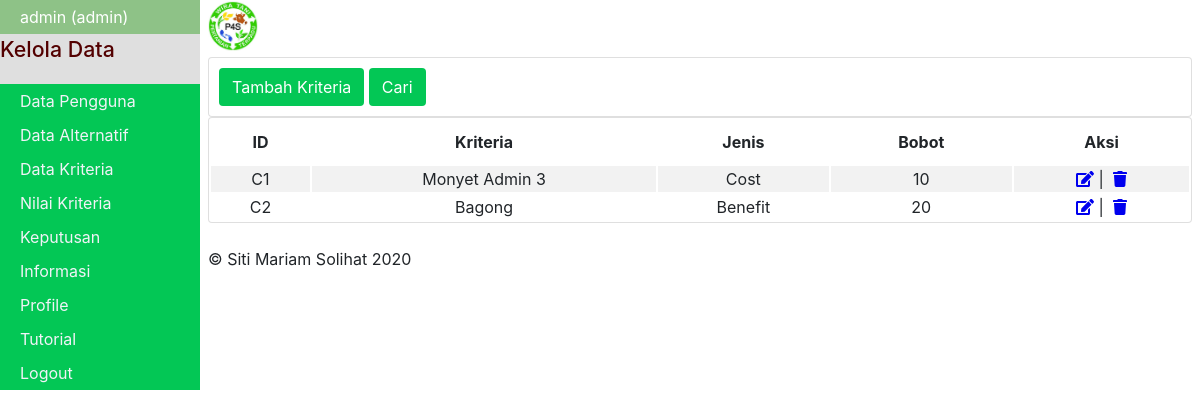
The app's page /pages/index.php?page=master-kriteria (signed in) with its own data.
### tables this page shows
CREATE TABLE `tb_kriteria` (
  `kd_kriteria` varchar(6) NOT NULL,
  `kd_pengguna` varchar(6) NOT NULL,
  `nm_kriteria` varchar(50) NOT NULL,
  `jenis` varchar(30) NOT NULL,
  `bobot` float NOT NULL,
  `waktu` datetime NOT NULL
);

### pages/index.php (called while the page is built, shortened)
<?php
require_once '../templates/header.php';
require_once '../init.php';
$halaman->pages();
?>
    <?php
    require_once '../templates/footer.php'
    ?>

### class/Config.php (called while the page is built, shortened)
<?php
class Config
{
    private $_host = "localhost";
    private $_username = "root";
    private $_password = "";
    private $_db = "spk_tomat";
    protected $conn;
    public function __construct()
    {
        if (!isset($this->conn)) {
            $this->conn = new mysqli($this->_host, $this->_username, $this->_password, $this->_db);
            return $this->conn;
        }
    }
}

### class/Kriteria.php (called while the page is built, shortened)
<?php
include_once 'Config.php';
class Kriteria extends Config
{
    private $_table = "tb_kriteria";
    public function semua_kriteria($kd_pengguna)
    {
        $query = "SELECT * FROM $this->_table WHERE kd_pengguna='$kd_pengguna';";
        $result = $this->conn->query($query);
        return $result;
    }
}

### pages/master-kriteria.php (the view, shortened to what this page needs)
<?php
$kriteria = new Kriteria;
$kd_pengguna = $_SESSION['kd_pengguna'];
if ($_SESSION['id_akses'] == 1 || $_SESSION['id_akses']==2) {
?>
<div class="card">
    <div class="card-body" style="padding: 10px;">
        <a href="?page=tambah-kriteria" class="btn btn-submit">Tambah Kriteria</a>
        <a href="?page=#" class="btn btn-submit">Cari</a>
    </div>
</div>
<div class="card">
    <table style="text-align: center;" class="table">
        <tr>
            <th>ID</th>
            <th>Kriteria</th>
            <th>Jenis</th>
            <th>Bobot</th>
            <th>Aksi</th>
        </tr>
        <?php
            $data = $kriteria->semua_kriteria($kd_pengguna);
            while ($row = $data->fetch_assoc()) :
            ?>
        <tr>
            <td> <?= $row['kd_kriteria']; ?> </td>
            <td> <?= $row['nm_kriteria']; ?> </td>
            <td> <?= $row['jenis']; ?> </td>
            <td> <?= $row['bobot']; ?> </td>
            <td>
                <a href="?page=edit-kriteria&kd_kriteria=<?= $row['kd_kriteria']?>&kd_pengguna=<?= $kd_pengguna ?>"> <i
                        class=" fas fa-edit"></i></a>|
                <a href="?page=hapus-kriteria&kd_kriteria=<?= $row['kd_kriteria'] ?>&kd_pengguna=<?= $row['kd_pengguna'] ?>"
                    onclick=" javascript:return confirm('Yakin akan menghaspus data ?')"> <i
                        class=" fas fa-trash"></i></a>
            </td>
        </tr>
        <?php endwhile; ?>
    </table>
</div>
<?php
} else {
    header('location:../index.php');
}
?>

### assets/css/newstyle.css (style rules this page uses)
body { margin: 0; font-family: -apple-system, BlinkMacSystemFont, "Segoe UI", Roboto, "Helvetica Neue", Arial, sans-serif, "Apple Color Emoji", "Segoe UI Emoji", "Segoe UI Symbol"; font-size: 1rem; font-weight: 400; line-height: 1.5; color: #212529; background-color: #fff; }
.card { position: relative; display: -webkit-box; display: -ms-flexbox; display: flex; -webkit-box-orient: vertical; -webkit-box-direction: normal; -ms-flex-direction: column; flex-direction: column; min-width: 0; word-wrap: break-word; background-color: #fff; background-clip: border-box; border: 1px solid rgba(0, 0, 0, .125); border-radius: .25rem; }
.card-body { padding: 20px; }
.btn-submit { color: #fff; background-color: #03c755; border-color: #03c755; }
a { text-decoration: none; }
.btn { display: inline-block; font-weight: 400; text-align: center; white-space: nowrap; vertical-align: middle; -webkit-user-select: none; -moz-user-select: none; -ms-user-select: none; user-select: none; border: 1px solid transparent; padding: .375rem .75rem; font-size: 1rem; line-height: 1.5; border-radius: .25rem; transition: color .15s ease-in-out, background-color .15s ease-in-out, border-color .15s ease-in-out, box-shadow .15s ease-in-out; }
.table tr:nth-child(even) { background-color: #f2f2f2; }
td a { margin: 0 5px; }
tr th { padding: 10px; }

### pages/master-kriteria.php (style rules this page uses)
.table tr:nth-child(even) { background-color: #f2f2f2; }
td a { margin: 0 5px; }
tr th { padding: 10px; }

### records on screen
tb_kriteria: kd_kriteria "C1", nm_kriteria "Monyet Admin 3", jenis "Cost", bobot "10"
tb_kriteria: kd_kriteria "C2", nm_kriteria "Bagong", jenis "Benefit", bobot "20"

### other values on screen
$_SESSION["nama"] "admin"
